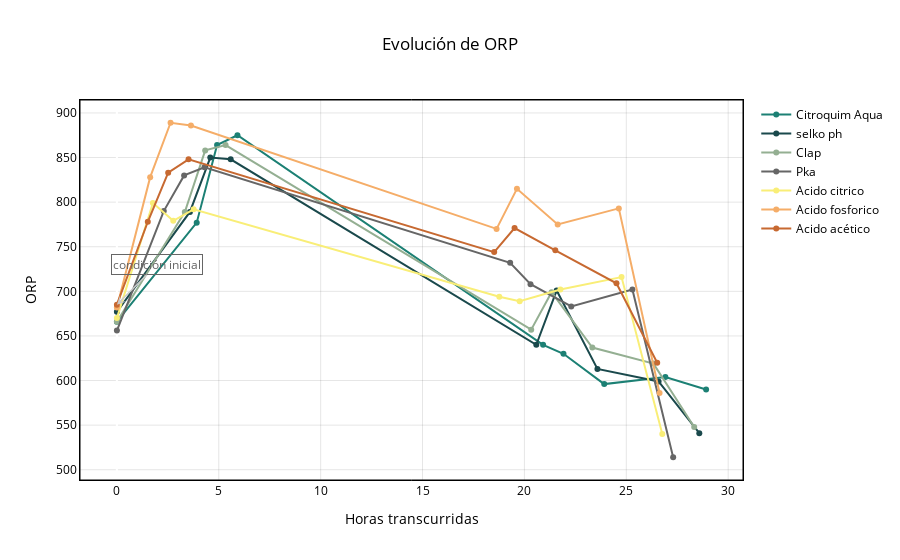

Write notebook code for a chart like this one.
### Code cell
fig_orp

### Figure 1 — Plotly figure (JSON) as saved in the notebook; plotly's stock layout.template omitted (floating-point values rounded to 4 significant figures)
{"data": [{"hovertemplate": "producto=Citroquim Aqua<br>elapsed_h=%{x}<br>orp=%{y}<extra></extra>", "legendgroup": "Citroquim Aqua", "line": {"color": "#1c8074", "dash": "solid"}, "marker": {"symbol": "circle"}, "mode": "lines+markers", "name": "Citroquim Aqua", "orientation": "v", "showlegend": true, "type": "scatter", "x": [0, 3.917, 4.917, 5.917, 20.92, 21.92, 23.92, 26.92, 28.92], "xaxis": "x", "y": [666, 777, 864, 875, 640, 630, 596, 604, 590], "yaxis": "y"}, {"hovertemplate": "producto=selko ph<br>elapsed_h=%{x}<br>orp=%{y}<extra></extra>", "legendgroup": "selko ph", "line": {"color": "#1a494c", "dash": "solid"}, "marker": {"symbol": "circle"}, "mode": "lines+markers", "name": "selko ph", "orientation": "v", "showlegend": true, "type": "scatter", "x": [0, 3.583, 4.583, 5.583, 20.58, 21.58, 23.58, 26.58, 28.58], "xaxis": "x", "y": [677, 789, 850, 848, 640, 701, 613, 599, 541], "yaxis": "y"}, {"hovertemplate": "producto=Clap<br>elapsed_h=%{x}<br>orp=%{y}<extra></extra>", "legendgroup": "Clap", "line": {"color": "#94af92", "dash": "solid"}, "marker": {"symbol": "circle"}, "mode": "lines+markers", "name": "Clap", "orientation": "v", "showlegend": true, "type": "scatter", "x": [0, 3.333, 4.333, 5.333, 20.33, 21.33, 23.33, 26.33, 28.33], "xaxis": "x", "y": [666, 789, 858, 864, 657, 699, 637, 619, 548], "yaxis": "y"}, {"hovertemplate": "producto=Pka<br>elapsed_h=%{x}<br>orp=%{y}<extra></extra>", "legendgroup": "Pka", "line": {"color": "#666666", "dash": "solid"}, "marker": {"symbol": "circle"}, "mode": "lines+markers", "name": "Pka", "orientation": "v", "showlegend": true, "type": "scatter", "x": [0, 2.3, 3.3, 4.3, 19.3, 20.3, 22.3, 25.3, 27.3], "xaxis": "x", "y": [656, 790, 830, 839, 732, 708, 683, 702, 514], "yaxis": "y"}, {"hovertemplate": "producto=Acido citrico<br>elapsed_h=%{x}<br>orp=%{y}<extra></extra>", "legendgroup": "Acido citrico", "line": {"color": "#f9ee77", "dash": "solid"}, "marker": {"symbol": "circle"}, "mode": "lines+markers", "name": "Acido citrico", "orientation": "v", "showlegend": true, "type": "scatter", "x": [0, 1.767, 2.767, 3.767, 18.77, 19.77, 21.77, 24.77, 26.77], "xaxis": "x", "y": [670, 799, 779, 792, 694, 689, 702, 716, 540], "yaxis": "y"}, {"hovertemplate": "producto=Acido fosforico<br>elapsed_h=%{x}<br>orp=%{y}<extra></extra>", "legendgroup": "Acido fosforico", "line": {"color": "#f5ad68", "dash": "solid"}, "marker": {"symbol": "circle"}, "mode": "lines+markers", "name": "Acido fosforico", "orientation": "v", "showlegend": true, "type": "scatter", "x": [0, 1.633, 2.633, 3.633, 18.63, 19.63, 21.63, 24.63, 26.63], "xaxis": "x", "y": [682, 828, 889, 886, 770, 815, 775, 793, 586], "yaxis": "y"}, {"hovertemplate": "producto=Acido acético<br>elapsed_h=%{x}<br>orp=%{y}<extra></extra>", "legendgroup": "Acido acético", "line": {"color": "#c76931", "dash": "solid"}, "marker": {"symbol": "circle"}, "mode": "lines+markers", "name": "Acido acético", "orientation": "v", "showlegend": true, "type": "scatter", "x": [0, 1.517, 2.517, 3.517, 18.52, 19.52, 21.52, 24.52, 26.52], "xaxis": "x", "y": [685, 778, 833, 848, 744, 771, 746, 709, 620], "yaxis": "y"}], "layout": {"annotations": [{"arrowcolor": "#C9C9C9", "arrowhead": 3, "arrowwidth": 1.5, "ax": 40, "ay": -40, "bordercolor": "#666666", "font": {"color": "#666666"}, "showarrow": true, "text": "condición inicial", "x": 0, "y": 685}], "legend": {"font": {"color": "black"}, "title": {"text": ""}, "tracegroupgap": 0}, "paper_bgcolor": "rgba(0,0,0,0)", "plot_bgcolor": "rgba(0,0,0,0)", "shapes": [{"line": {"color": "black", "width": 1}, "type": "rect", "x0": 0, "x1": 1, "xref": "paper", "y0": 0, "y1": 1, "yref": "paper"}], "title": {"font": {"color": "black"}, "text": "Evolución de ORP", "x": 0.5}, "xaxis": {"anchor": "y", "domain": [0, 1], "gridcolor": "rgba(0,0,0,0.1)", "linecolor": "black", "mirror": true, "showline": true, "tickfont": {"color": "black"}, "title": {"font": {"color": "black"}, "text": "Horas transcurridas"}}, "yaxis": {"anchor": "x", "domain": [0, 1], "gridcolor": "rgba(0,0,0,0.1)", "linecolor": "black", "mirror": true, "showline": true, "tickfont": {"color": "black"}, "title": {"font": {"color": "black"}, "text": "ORP"}}}}
